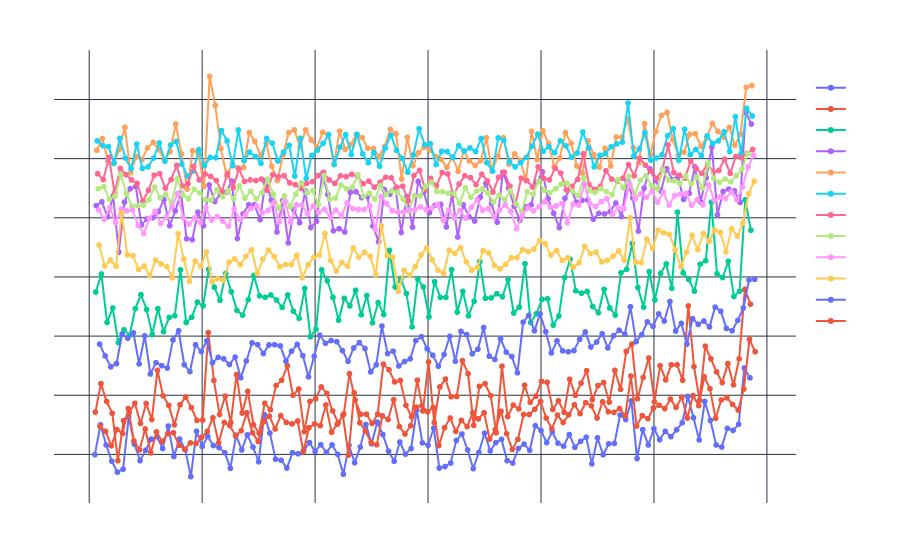

Notebook code cell kept with this figure:
### Code cell
fig_monthly_temp = px.line(weather_data_long, x='Date', y='value', color='month', title='Monthly Temperature Throughout History')

# Update the layout for better styling and analysis
fig_monthly_temp.update_traces(mode='lines+markers')
fig_monthly_temp.update_layout(
    xaxis_title='Date',
    yaxis_title='Temperature (°C)',
    template='plotly_dark',
    title=dict(
        text='Monthly Temperature Throughout History',
        font=dict(size=24, color='white')
    ),
    font=dict(
        family='Arial, sans-serif',
        size=14,
        color='white'
    ),
    plot_bgcolor='rgba(0,0,0,0)',
    paper_bgcolor='rgba(0,0,0,0)',
    margin=dict(l=50, r=50, t=50, b=50)
)

fig_monthly_temp.show()
